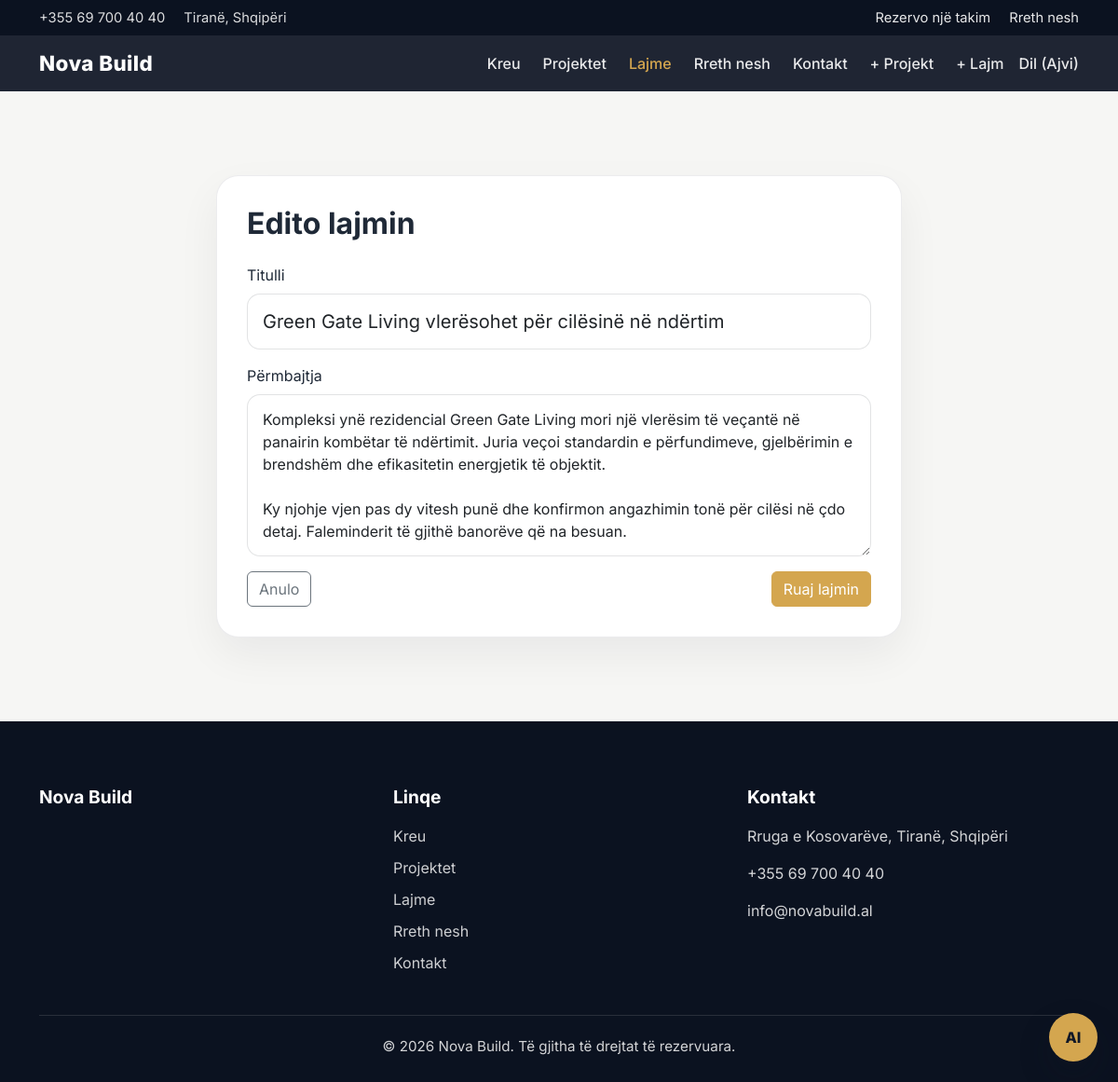
Page /news/14/edit/ (signed in) on the committed database.
### nova/models.py (models this page shows, shortened)
class NewsPost(models.Model):
    title = models.CharField(max_length=120)
    content = models.TextField(blank=True)
    author = models.ForeignKey(User, on_delete=models.CASCADE)
    date_posted = models.DateTimeField(auto_now_add=True)
    class Meta:
        ordering = ['-date_posted']

### nova/views.py (the view)
# urls.py: path('news/<int:pk>/edit/', views.NewsUpdateView.as_view(), name='news-update'),
class NewsUpdateView(StaffRequiredMixin, UpdateView):
    model = NewsPost
    form_class = NewsPostForm
    template_name = 'nova/news_form.html'

### nova/forms.py (shortened to what this page needs)
class NewsPostForm(forms.ModelForm):
    class Meta:
        model = NewsPost
        fields = ['title', 'content']
        widgets = {
            'title': forms.TextInput(attrs={
                'class': 'form-control form-control-lg',
                'placeholder': 'Titulli i lajmit',
            }),
            'content': forms.Textarea(attrs={
                'class': 'form-control',
                'rows': 6,
                'placeholder': 'Shkruaj përmbajtjen e lajmit...',
            }),
        }

### nova/views.py (called while the page is built)
    def test_func(self):
        return self.request.user.is_staff

### nova/templates/nova/news_form.html (shortened to what this page needs)
{% extends "nova/base.html" %}
{% block content %}
<main class="section-padding bg-light-custom" style="min-height: 70vh;">
  <div class="container">
    <div class="row justify-content-center">
      <div class="col-lg-8">
        <div class="content-panel">
          <h2 class="mb-4">{% if form.instance.pk %}Edito lajmin{% else %}Publiko një lajm të ri{% endif %}</h2>
          <form method="post" novalidate>
            <div class="mb-3">
              <label class="form-label">Titulli</label>
              {{ form.title }}
            </div>
            <div class="mb-3">
              <label class="form-label">Përmbajtja</label>
              {{ form.content }}
            </div>
            <div class="d-flex justify-content-between">
              <a href="{% url 'news-list' %}" class="btn btn-outline-secondary">Anulo</a>
              <button type="submit" class="btn btn-gold">Ruaj lajmin</button>
            </div>
          </form>
        </div>
      </div>
    </div>
  </div>
</main>
{% endblock %}

### nova/templates/nova/base.html (shortened to what this page needs)
{% load static %}<!DOCTYPE html>
<html lang="sq">
<head>
  <link href="https://cdn.jsdelivr.net/npm/bootstrap@5.3.3/dist/css/bootstrap.min.css" rel="stylesheet">
  <link rel="stylesheet" href="{% static 'styles/style.css' %}">
</head>
<body>
  <div class="topbar py-2">
    <div class="container d-flex flex-column flex-md-row justify-content-between align-items-center gap-2">
      <div>
        <span class="me-3">+355 69 700 40 40</span>
        <span>Tiranë, Shqipëri</span>
      </div>
      <div>
        <a href="{% url 'contact' %}" class="topbar-link me-3">Rezervo një takim</a>
        <a href="{% url 'about' %}" class="topbar-link">Rreth nesh</a>
      </div>
    </div>
  </div>
  <nav class="navbar navbar-expand-lg sticky-top custom-navbar">
    <div class="container">
      <a class="navbar-brand" href="{% url 'home' %}">Nova Build</a>
      <div class="collapse navbar-collapse" id="mainNav">
        <ul class="navbar-nav ms-auto align-items-lg-center gap-lg-2">
          <li class="nav-item"><a class="nav-link {% if request.resolver_match.url_name == 'home' %}active{% endif %}" href="{% url 'home' %}">Kreu</a></li>
          <li class="nav-item"><a class="nav-link {% if 'project' in request.resolver_match.url_name %}active{% endif %}" href="{% url 'project-list' %}">Projektet</a></li>
          <li class="nav-item"><a class="nav-link {% if 'news' in request.resolver_match.url_name %}active{% endif %}" href="{% url 'news-list' %}">Lajme</a></li>
          <li class="nav-item"><a class="nav-link {% if request.resolver_match.url_name == 'about' %}active{% endif %}" href="{% url 'about' %}">Rreth nesh</a></li>
          <li class="nav-item"><a class="nav-link {% if request.resolver_match.url_name == 'contact' %}active{% endif %}" href="{% url 'contact' %}">Kontakt</a></li>
          {% if user.is_authenticated %}
            {% if user.is_staff %}
              <li class="nav-item"><a class="nav-link" href="{% url 'project-create' %}">+ Projekt</a></li>
              <li class="nav-item"><a class="nav-link" href="{% url 'news-create' %}">+ Lajm</a></li>
            {% endif %}
            <li class="nav-item">
              <form action="{% url 'logout' %}" method="post" class="d-inline">
                <button type="submit" class="btn btn-link nav-link p-0">Dil ({{ user.username }})</button>
              </form>
            </li>
          {% else %}
            <li class="nav-item"><a class="nav-link" href="{% url 'login' %}">Kyçu</a></li>
            <li class="nav-item"><a class="nav-link" href="{% url 'register' %}">Regjistrohu</a></li>
          {% endif %}
        </ul>
      </div>
    </div>
  </nav>
  {% block content %}{% endblock %}
  <footer class="site-footer">
    <div class="container">
      <div class="row g-4">
        <div class="col-lg-4">
          <h3 class="footer-title">Nova Build</h3>
        </div>
        <div class="col-lg-4">
          <h3 class="footer-title">Linqe</h3>
          <ul class="footer-links">
            <li><a href="{% url 'home' %}">Kreu</a></li>
            <li><a href="{% url 'project-list' %}">Projektet</a></li>
            <li><a href="{% url 'news-list' %}">Lajme</a></li>
            <li><a href="{% url 'about' %}">Rreth nesh</a></li>
            <li><a href="{% url 'contact' %}">Kontakt</a></li>
          </ul>
        </div>
        <div class="col-lg-4">
          <h3 class="footer-title">Kontakt</h3>
          <p>Rruga e Kosovarëve, Tiranë, Shqipëri</p>
          <p>+355 69 700 40 40</p>
          <p>info@novabuild.al</p>
        </div>
      </div>
      <div class="footer-bottom">© 2026 Nova Build. Të gjitha të drejtat të rezervuara.</div>
    </div>
  </footer>
  <div class="chatbot-widget" id="chatbotWidget">
    <button class="chatbot-toggle" id="chatbotToggle" type="button" aria-label="Hap chatbot-in">AI</button>
  </div>
</body>
</html>

### static/styles/style.css (style rules this page uses)
:root { --dark: #111827; --dark-2: #1f2937; --gold: #d4a64f; --gold-dark: #bf8f31; --text: #1f2937; --muted: #6b7280; --light-bg: #f6f6f4; --white: #ffffff; --border: rgba(17, 24, 39, 0.08); }
* { box-sizing: border-box; }
html { scroll-behavior: smooth; }
body { margin: 0; font-family: 'Inter', sans-serif; color: var(--text); background-color: var(--light-bg); }
a { text-decoration: none; }
.topbar { background: #0b1220; color: rgba(255, 255, 255, 0.85); font-size: 0.92rem; }
.topbar-link { color: rgba(255, 255, 255, 0.9); transition: 0.3s ease; }
.custom-navbar { background: rgba(17, 24, 39, 0.94); backdrop-filter: blur(10px); }
.navbar-brand { color: var(--white); font-weight: 800; letter-spacing: 0.4px; font-size: 1.4rem; }
.navbar-brand:hover, .nav-link:hover, .nav-link.active { color: var(--gold) !important; }
.nav-link { color: rgba(255, 255, 255, 0.9); font-weight: 500; }
.hero-card, .content-panel, .feature-panel { background: rgba(255, 255, 255, 0.1); border: 1px solid rgba(255, 255, 255, 0.12); border-radius: 24px; padding: 32px; box-shadow: 0 24px 60px rgba(0, 0, 0, 0.18); }
.content-panel, .feature-panel { background: var(--white); border: 1px solid var(--border); box-shadow: 0 18px 45px rgba(15, 23, 42, 0.06); }
.btn-gold { background-color: var(--gold); border-color: var(--gold); color: var(--white); }
.section-padding { padding: 90px 0; }
.project-body h3, .icon-card h3, .content-panel h2, .feature-panel h3 { font-weight: 700; margin-bottom: 14px; }
.feature-list, .project-meta, .footer-links { list-style: none; padding-left: 0; margin-bottom: 0; }
.site-footer { background: #0b1220; color: rgba(255, 255, 255, 0.82); padding: 70px 0 26px; }
.footer-title { color: var(--white); font-size: 1.2rem; font-weight: 700; margin-bottom: 18px; }
.footer-links li { margin-bottom: 10px; }
.footer-links a { color: rgba(255, 255, 255, 0.8); }
.footer-bottom { border-top: 1px solid rgba(255, 255, 255, 0.12); margin-top: 34px; padding-top: 22px; text-align: center; font-size: 0.95rem; }
.bg-light-custom { background: var(--light-bg); }
.form-control { border-radius: 14px; padding: 14px 16px; border: 1px solid rgba(17, 24, 39, 0.12); }
.chatbot-widget { position: fixed; right: 22px; bottom: 22px; z-index: 1080; font-family: 'Inter', sans-serif; }
.chatbot-toggle { width: 52px; height: 52px; display: grid; place-items: center; border: 0; border-radius: 50%; background: var(--gold); color: var(--dark); font-weight: 800; box-shadow: 0 16px 34px rgba(17, 24, 39, 0.24); cursor: pointer; transition: transform 0.2s ease, background 0.2s ease; }

### rows in the picture
NewsPost: title "Green Gate Living vlerësohet për cilësinë në ndërtim", content "Kompleksi ynë rezidencial Green Gate Living mori një vlerësim të veçantë në panairin kombëtar të ndërtimit. Juria veçoi standardin e përfundimeve, gjelbërimin e brendshëm dhe efikasitetin energjetik të objektit. Ky njohje vjen pas dy vitesh punë dhe konfirmon angazhimin tonë për cilësi në çdo detaj. Faleminderit të gjithë banorëve që na besuan."

### other values in the picture
{{ user.username }} "Ajvi"
